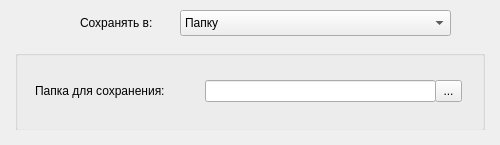
<?xml version="1.0" encoding="UTF-8"?>
<ui version="4.0">
 <class>settingsFormMusicLib</class>
 <widget class="QWidget" name="settingsFormMusicLib">
  <property name="geometry">
   <rect>
    <x>0</x>
    <y>0</y>
    <width>500</width>
    <height>145</height>
   </rect>
  </property>
  <property name="windowTitle">
   <string>Form</string>
  </property>
  <widget class="QStackedWidget" name="stackedWidget">
   <property name="geometry">
    <rect>
     <x>0</x>
     <y>50</y>
     <width>501</width>
     <height>80</height>
    </rect>
   </property>
   <property name="focusPolicy">
    <enum>Qt::NoFocus</enum>
   </property>
   <property name="currentIndex">
    <number>0</number>
   </property>
   <widget class="QWidget" name="page">
    <widget class="QGroupBox" name="groupBox">
     <property name="geometry">
      <rect>
       <x>15</x>
       <y>0</y>
       <width>470</width>
       <height>81</height>
      </rect>
     </property>
     <property name="title">
      <string/>
     </property>
     <widget class="QLabel" name="label">
      <property name="geometry">
       <rect>
        <x>20</x>
        <y>30</y>
        <width>161</width>
        <height>22</height>
       </rect>
      </property>
      <property name="text">
       <string>Папка для сохранения:</string>
      </property>
     </widget>
     <widget class="QLineEdit" name="musiclibPathEdit">
      <property name="geometry">
       <rect>
        <x>190</x>
        <y>30</y>
        <width>231</width>
        <height>22</height>
       </rect>
      </property>
      <property name="mouseTracking">
       <bool>false</bool>
      </property>
      <property name="focusPolicy">
       <enum>Qt::TabFocus</enum>
      </property>
      <property name="acceptDrops">
       <bool>true</bool>
      </property>
     </widget>
     <widget class="QToolButton" name="musiclibPathButton">
      <property name="geometry">
       <rect>
        <x>420</x>
        <y>30</y>
        <width>27</width>
        <height>22</height>
       </rect>
      </property>
      <property name="focusPolicy">
       <enum>Qt::TabFocus</enum>
      </property>
      <property name="text">
       <string>...</string>
      </property>
     </widget>
    </widget>
   </widget>
   <widget class="QWidget" name="page_2">
    <widget class="QGroupBox" name="groupBox_2">
     <property name="geometry">
      <rect>
       <x>15</x>
       <y>0</y>
       <width>470</width>
       <height>80</height>
      </rect>
     </property>
     <property name="title">
      <string/>
     </property>
     <widget class="QLabel" name="label_3">
      <property name="geometry">
       <rect>
        <x>50</x>
        <y>30</y>
        <width>131</width>
        <height>22</height>
       </rect>
      </property>
      <property name="text">
       <string>Путь к папке iTunes:</string>
      </property>
     </widget>
     <widget class="QLineEdit" name="iTunesMediaPathEdit">
      <property name="geometry">
       <rect>
        <x>190</x>
        <y>30</y>
        <width>241</width>
        <height>22</height>
       </rect>
      </property>
      <property name="focusPolicy">
       <enum>Qt::TabFocus</enum>
      </property>
     </widget>
     <widget class="QToolButton" name="iTunesMediaPathButton">
      <property name="geometry">
       <rect>
        <x>430</x>
        <y>30</y>
        <width>27</width>
        <height>22</height>
       </rect>
      </property>
      <property name="text">
       <string>...</string>
      </property>
     </widget>
    </widget>
   </widget>
  </widget>
  <widget class="QLabel" name="label_2">
   <property name="geometry">
    <rect>
     <x>80</x>
     <y>10</y>
     <width>91</width>
     <height>26</height>
    </rect>
   </property>
   <property name="text">
    <string>Сохранять в:</string>
   </property>
  </widget>
  <widget class="QComboBox" name="comboBox">
   <property name="geometry">
    <rect>
     <x>180</x>
     <y>10</y>
     <width>271</width>
     <height>26</height>
    </rect>
   </property>
   <property name="focusPolicy">
    <enum>Qt::TabFocus</enum>
   </property>
   <item>
    <property name="text">
     <string>Папку</string>
    </property>
   </item>
   <item>
    <property name="text">
     <string>Базу iTunes</string>
    </property>
   </item>
  </widget>
 </widget>
 <tabstops>
  <tabstop>comboBox</tabstop>
  <tabstop>iTunesMediaPathEdit</tabstop>
  <tabstop>iTunesMediaPathButton</tabstop>
  <tabstop>musiclibPathEdit</tabstop>
  <tabstop>musiclibPathButton</tabstop>
 </tabstops>
 <resources/>
 <connections/>
</ui>
